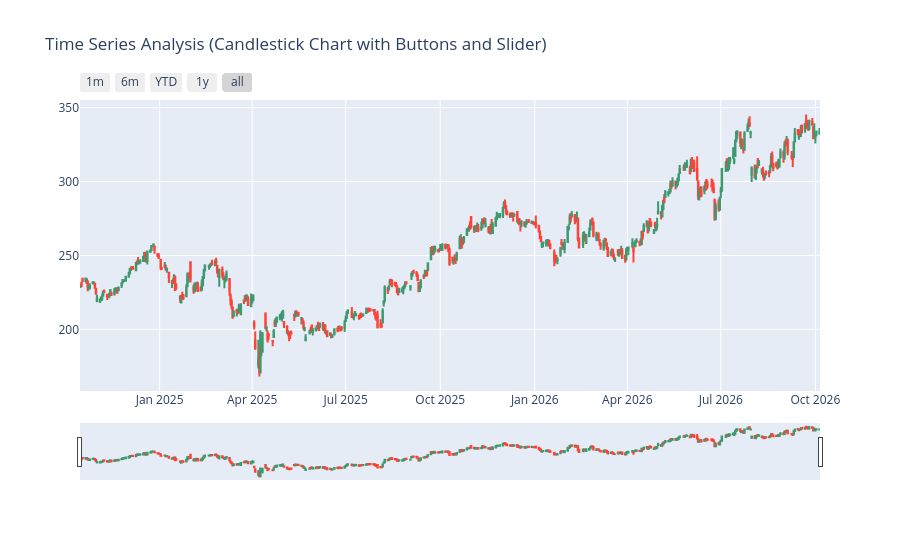

The notebook cell saved with this chart:
### Code cell
figure = go.Figure(data = [go.Candlestick(x = df.index,
                                        open = df["Open"], 
                                        high = df["High"],
                                        low = df["Low"], 
                                        close = df["Close"])])
figure.update_layout(title = "Time Series Analysis (Candlestick Chart with Buttons and Slider)")
figure.update_xaxes(
    rangeslider_visible = True,
    rangeselector = dict(
        buttons = list([
            dict(count = 1, label = "1m", step = "month", stepmode = "backward"),
            dict(count = 6, label = "6m", step = "month", stepmode = "backward"),
            dict(count = 1, label = "YTD", step = "year", stepmode = "todate"),
            dict(count = 1, label = "1y", step = "year", stepmode = "backward"),
            dict(step = "all")
        ])
    )
)
figure.show()

### Figure 1 — Plotly figure (JSON) as saved in the notebook; plotly's stock layout.template omitted (floating-point values rounded to 4 significant figures; data arrays with more than 128 entries replaced by an {"elided": "..."} marker saying what was removed)
{"data": [{"close": {"elided": "493 float values"}, "high": {"elided": "493 float values"}, "low": {"elided": "493 float values"}, "open": {"elided": "493 float values"}, "type": "candlestick", "x": {"elided": "493 str values"}}], "layout": {"title": {"text": "Time Series Analysis (Candlestick Chart with Buttons and Slider)"}, "xaxis": {"rangeselector": {"buttons": [{"count": 1, "label": "1m", "step": "month", "stepmode": "backward"}, {"count": 6, "label": "6m", "step": "month", "stepmode": "backward"}, {"count": 1, "label": "YTD", "step": "year", "stepmode": "todate"}, {"count": 1, "label": "1y", "step": "year", "stepmode": "backward"}, {"step": "all"}]}, "rangeslider": {"visible": true}}}}
